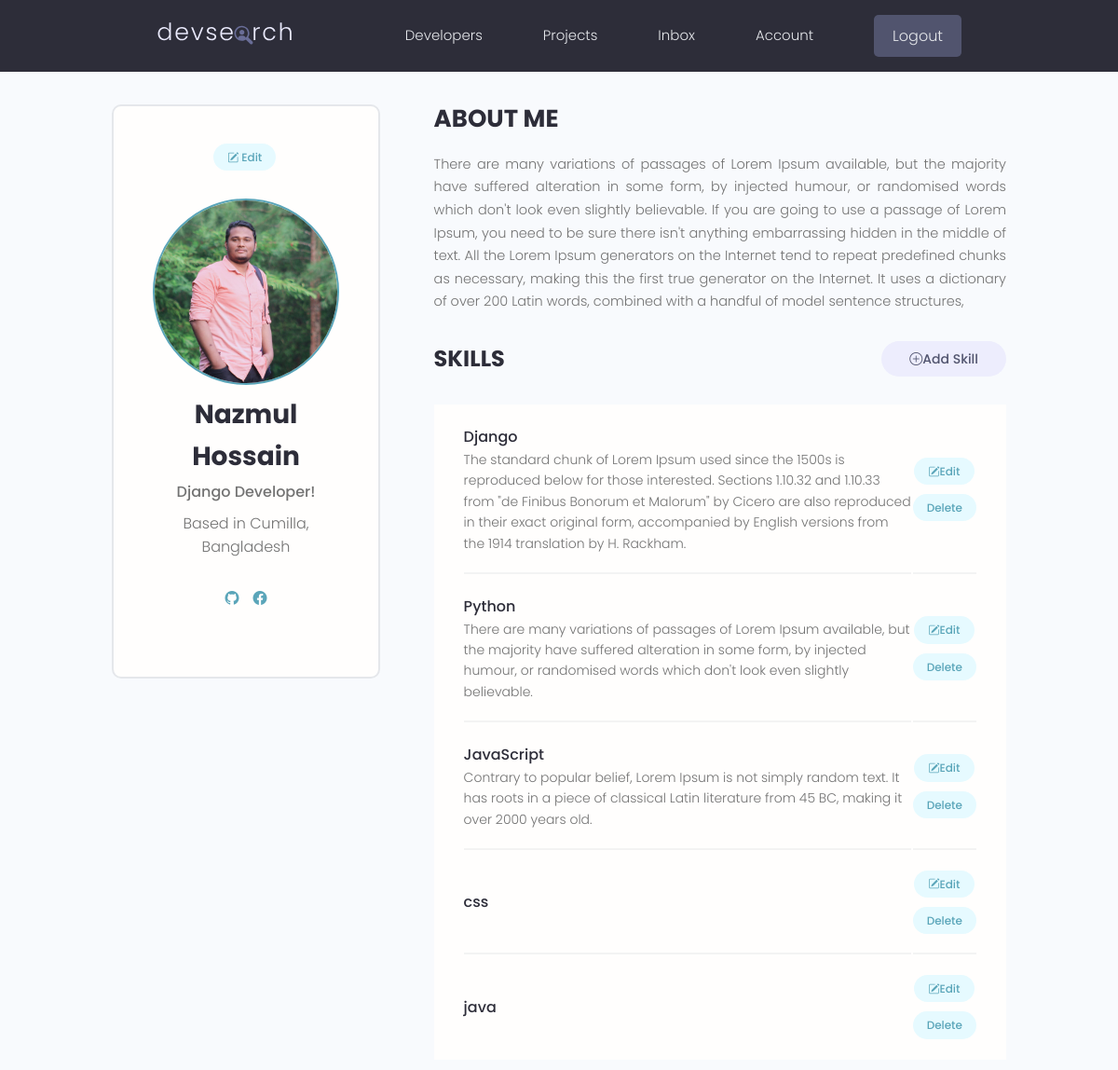
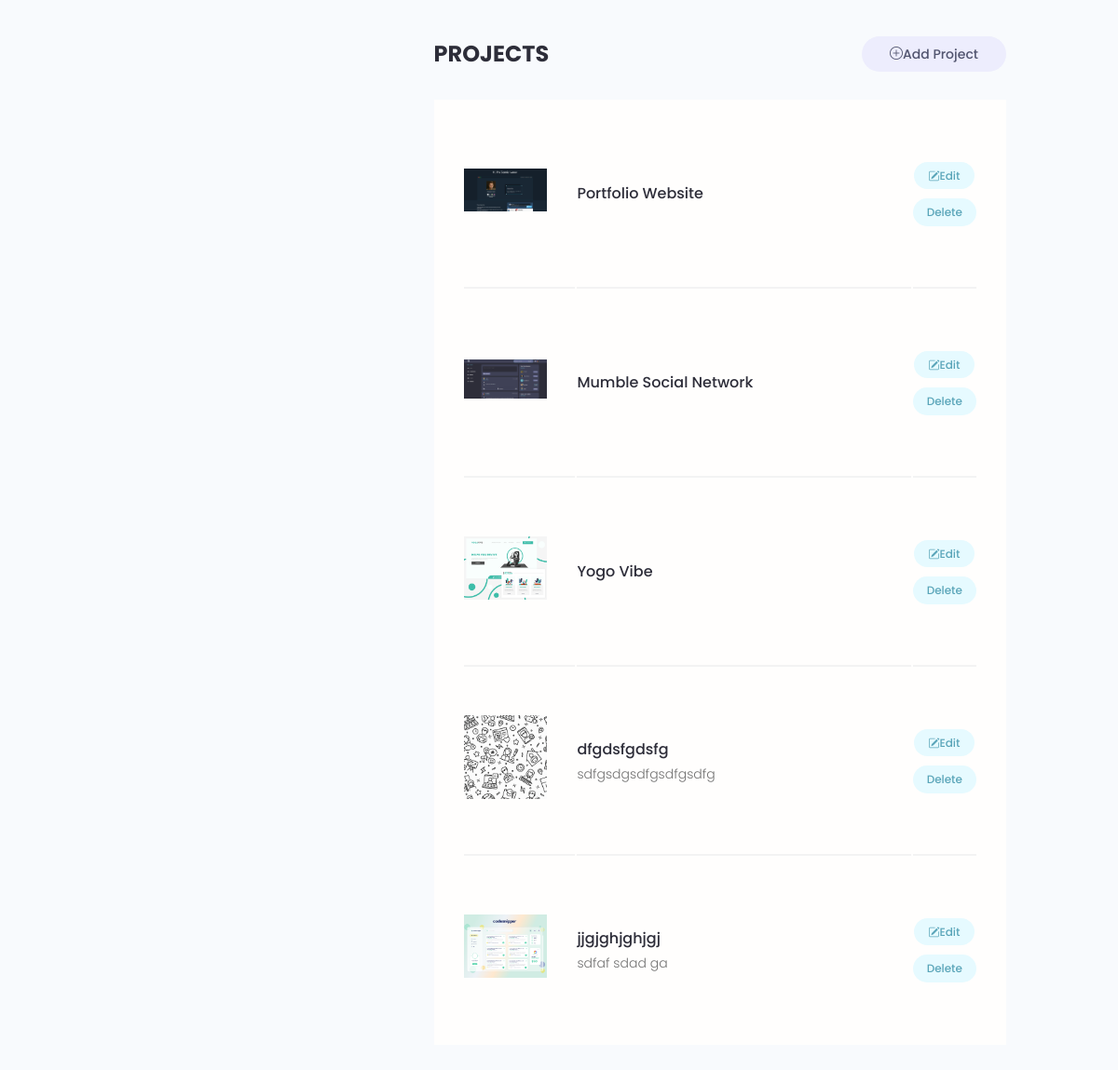
/account/ (signed in), run on an earlier commit of the app's database (2 pictures, top to bottom).
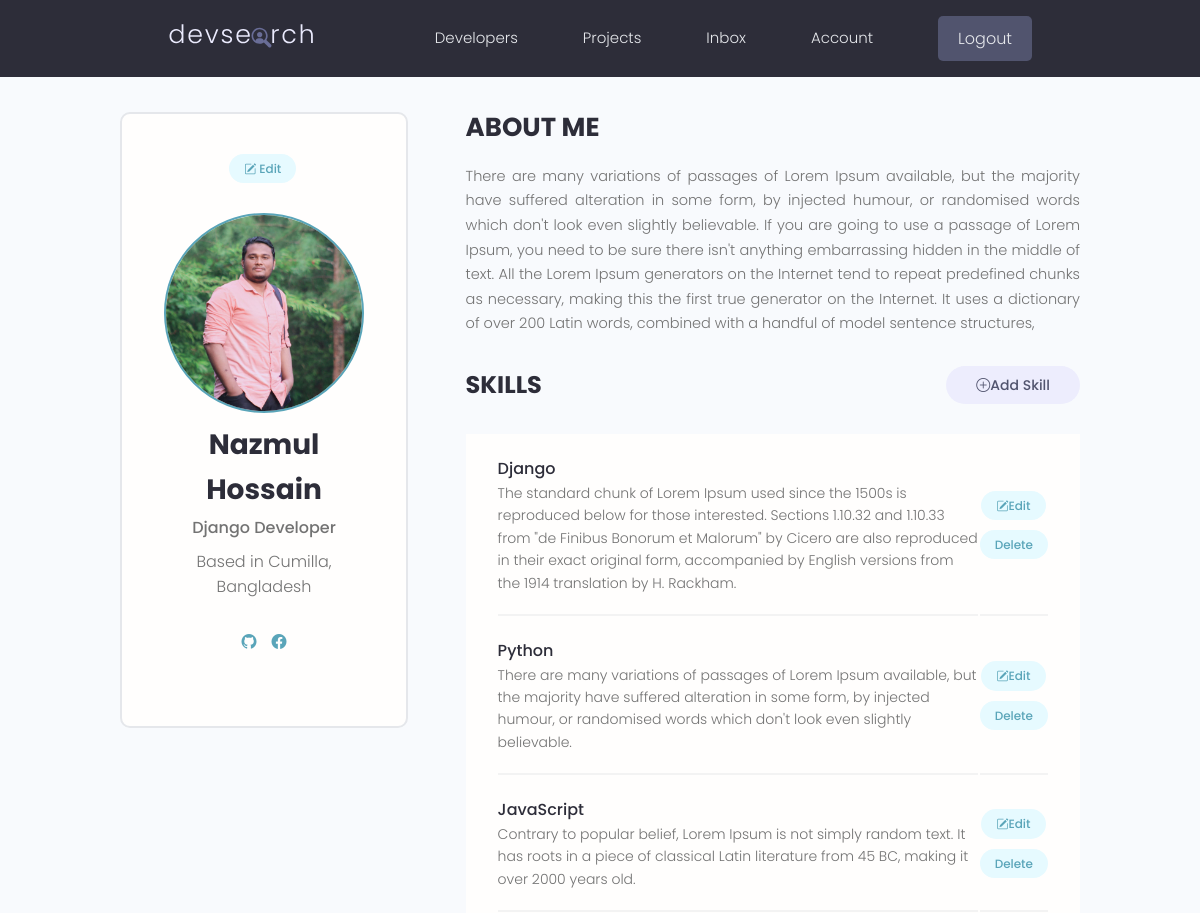
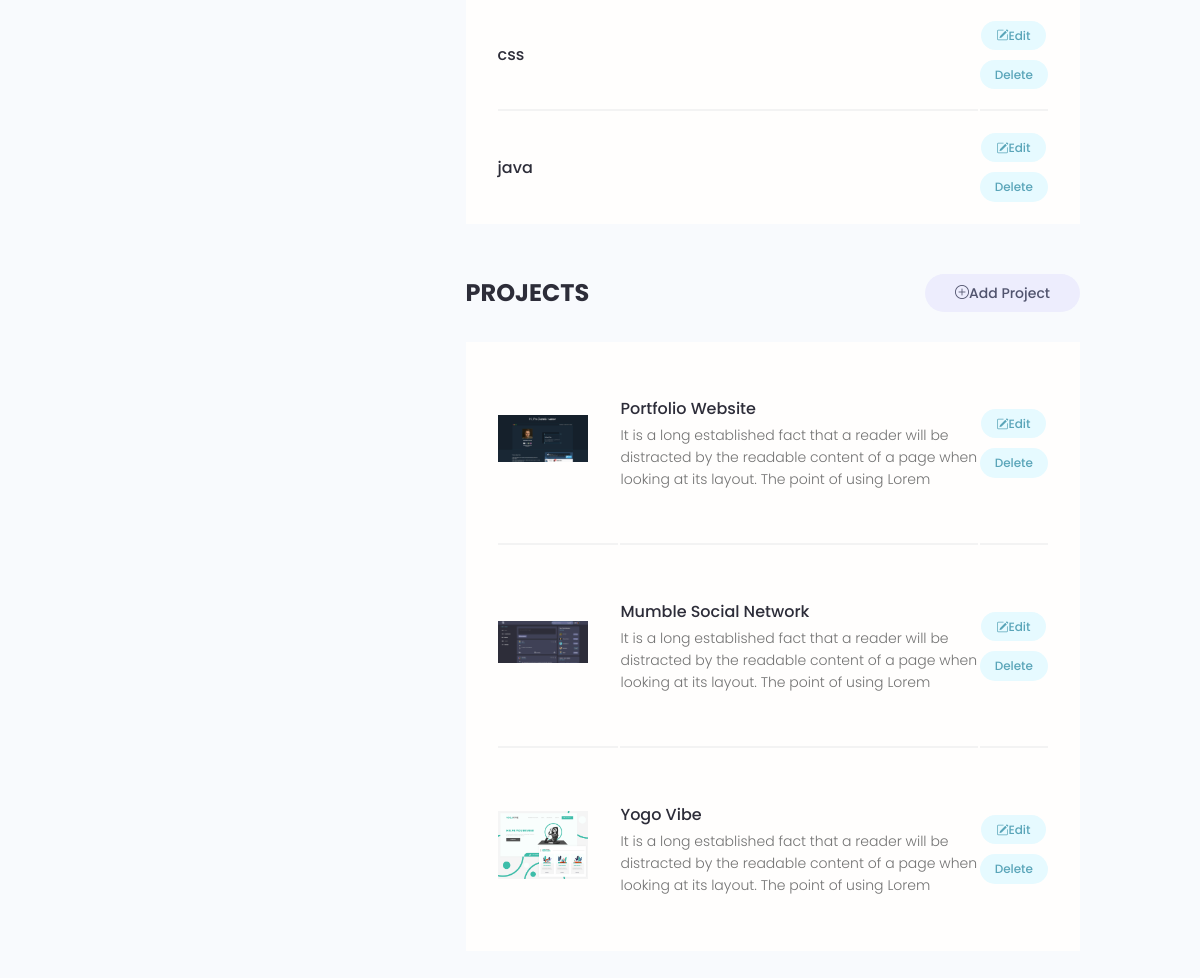
And on a later commit of the database (2 pictures, top to bottom).
### user/models.py (models this page shows, shortened)
class Profile(models.Model):
    user = models.OneToOneField(User, on_delete=models.CASCADE, null=True, blank=True)
    username = models.CharField(max_length=200, null=True, blank=True)
    name = models.CharField(max_length=200, null=True, blank=True)
    email = models.EmailField(max_length=500, null=True, blank=True)
    short_intro = models.CharField(max_length=200, null=True, blank=True)
    bio = models.TextField(null=True, blank=True)
    profile_pic = models.ImageField(null=True, blank=True, upload_to='profile/', default='profile/user-default.png')
    location = models.CharField(max_length=200, null=True, blank=True)
    social_github = models.CharField(max_length=200, null=True, blank=True)
    social_twitter = models.CharField(max_length=200, null=True, blank=True)
    social_linkedin = models.CharField(max_length=200, null=True, blank=True)
    social_youtube = models.CharField(max_length=200, null=True, blank=True)
    social_facebook = models.CharField(max_length=200, null=True, blank=True)
    created = models.DateTimeField(auto_now_add=True)
    id = models.UUIDField(default=uuid.uuid4, unique=True, primary_key=True, editable=False)

class Skill(models.Model):
    owner = models.ForeignKey(Profile, on_delete=models.CASCADE)
    name = models.CharField(max_length=200, null=True, blank=True)
    description = models.TextField(null=True, blank=True)
    id = models.UUIDField(default=uuid.uuid4, unique=True, primary_key=True, editable=False)

### projects/models.py (models this page shows, shortened)
class Project(models.Model):
    owner = models.ForeignKey(Profile, on_delete=models.SET_NULL, blank=True, null=True)
    title = models.CharField(max_length=200)
    description = models.TextField(null=True, blank=True)
    featured_image = models.ImageField(default='default.jpg', null=True, blank=True)
    demo_link = models.CharField(max_length=2000, null=True, blank=True)
    source_link = models.CharField(max_length=2000, null=True, blank=True)
    tags = models.ManyToManyField('Tag', blank=True)        # if the Tag class is under then need to set in 'Tags', if above jsut simply use Tag
    vote_total = models.IntegerField(default=0, null=True, blank=True)
    vote_ratio = models.IntegerField(default=0, null=True, blank=True)
    created = models.DateTimeField(auto_now_add=True)
    id = models.UUIDField(default=uuid.uuid4, unique=True, primary_key=True, editable=False)

### user/views.py (the view)
# urls.py: path('account/', views.userAccount, name='account'),
def userAccount(request):
    profile = request.user.profile
    skills = profile.skill_set.all()
    projects = profile.project_set.all()
    context = {'profile': profile, 'skills':skills, 'projects': projects}
    return render(request, 'user/account.html', context)

### user/templates/user/account.html (shortened to what this page needs)
{% extends 'main.html' %}
{% block content %}
  <main class="settingsPage profile my-md">
    <div class="container">
      <div class="layout">
        <div class="column column--1of3">
          <div class="card text-center">
            <div class="card__body dev">
              <a class="tag tag--pill tag--main settings__btn" href="{% url 'edit-account' %}"><i class="bi bi-pencil-square"></i> Edit</a>
              <img class="avatar avatar--xl dev__avatar" src="{{profile.profile_pic.url}}" />
              <h2 class="dev__name">{{profile.name}}</h2>
              <p class="dev__title">{{profile.short_intro}}</p>
              <p class="dev__location">Based in {{profile.location}}</p>
              <ul class="dev__social">
                {% if profile.social_github %}
                <li>
                  <a title="Github" href="{{profile.social_github}}" target="_blank"><i class="bi bi-github"></i></a>
                </li>
                {% endif %}
                {% if profile.social_facebook %}
                <li>
                  <a title="Facebook" href="{{profile.social_facebook}}" target="_blank"><i class="bi bi-facebook"></i></a>
                </li>
                {% endif %}
              </ul>
            </div>
          </div>
        </div>
        <div class="column column--2of3">
          <div class="devInfo">
            <h3 class="devInfo__title">About Me</h3>
            <p class="devInfo__about">{{profile.bio}}</p>
          </div>
          <div class="settings">
            <h3 class="settings__title">Skills</h3>
            <a class="tag tag--pill tag--sub settings__btn tag--lg" href="{% url 'add-skill' %}"><i class="bi bi-plus-circle"></i> Add Skill</a>
          </div>
          <table class="settings__table">
            {% for skill in skills %}
            <tr>
              <td class="settings__tableInfo">
                <h4>{{skill.name}}</h4>
                <p>{{skill.description}}</p>
              </td>
              <td class="settings__tableActions">
                <a class="tag tag--pill tag--main settings__btn" href="{% url 'edit-skill' skill.id %}"><i class="bi bi-pencil-square"></i> Edit</a>
                <a class="tag tag--pill tag--main settings__btn" href="{% url 'delete-skill' skill.id %}?next=/account"> Delete</a>
              </td>
            </tr>
            {% endfor %}
          </table>
          <div class="settings">
            <h3 class="settings__title">Projects</h3>
            <a class="tag tag--pill tag--sub settings__btn tag--lg" href="{% url 'create-project' %}"><i class="bi bi-plus-circle"></i> Add Project</a>
          </div>
          <table class="settings__table">
            {% for project in projects %}
            <tr>
              <td class="settings__thumbnail">
                <a href="{% url 'project' project.id %}"><img src="{{project.featured_image.url}}" alt="Project Thumbnail" /></a>
              </td>
              <td class="settings__tableInfo">
                <a href="{% url 'project' project.id %}">{{project.title}}</a>
                <p>{{project.description|slice:"150"}}</p>
              </td>
              <td class="settings__tableActions">
                <a class="tag tag--pill tag--main settings__btn" href="{% url 'update-project' project.id %}"><i class="bi bi-pencil-square"></i></i> Edit</a>
                <a class="tag tag--pill tag--main settings__btn" href="{% url 'delete-project' project.id %}?next=/account"> Delete</a>
              </td>
            </tr>
            {% endfor %}
          </table>
        </div>
      </div>
    </div>
  </main>
  {% endblock content %}

What changed in the data, as far as the page shows it:
removed Project: featured_image (picture), title "dfgdsfgdsfg", description "sdfgsdgsdfgsdfgsdfg"
removed Project: featured_image (picture), title "jjgjghjghjgj", description "sdfaf sdad ga"
changed Profile "Nazmul Hossain": short_intro "Django Developer!" → "Django Developer"
changed Project "Portfolio Website": description (not shown) → "It is a long established fact that a reader will be distracted by the readable content of a page when looking at its layout. The point of using Lorem"
changed Project "Mumble Social Network": description (not shown) → "It is a long established fact that a reader will be distracted by the readable content of a page when looking at its layout. The point of using Lorem"
changed Project "Yogo Vibe": description (not shown) → "It is a long established fact that a reader will be distracted by the readable content of a page when looking at its layout. The point of using Lorem"
